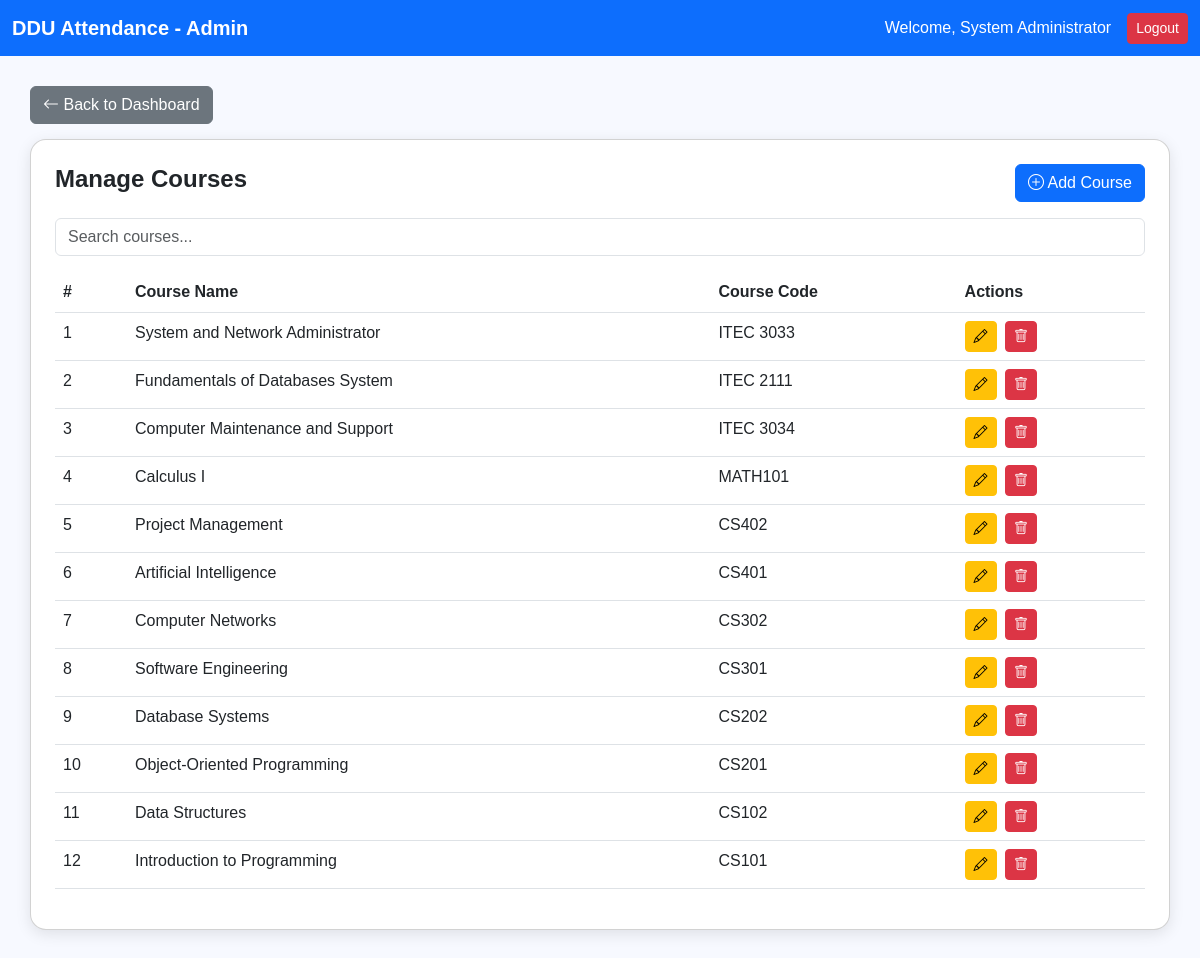
The page /student/my_courses.php (signed in) on the database its author committed.
### tables this page shows
CREATE TABLE `courses` (
  `course_id` int(11) NOT NULL,
  `course_code` varchar(20) NOT NULL,
  `course_name` varchar(100) NOT NULL,
  `credit_hours` int(11) DEFAULT '3',
  `department_id` int(11) DEFAULT NULL,
  `semester` int(11) DEFAULT NULL,
  `year_of_study` int(11) DEFAULT NULL,
  `description` text,
  `created_by` int(11) DEFAULT NULL,
  `is_active` tinyint(1) DEFAULT '1',
  `created_at` timestamp NOT NULL DEFAULT CURRENT_TIMESTAMP,
  `updated_at` timestamp NOT NULL DEFAULT CURRENT_TIMESTAMP ON UPDATE CURRENT_TIMESTAMP
);

### student/my_courses.php (the view, shortened to what this page needs)
<?php
include('../includes/db_connect.php');
$full_name = $_SESSION['full_name'] ?? 'Administrator';
function column_exists($conn, $table, $column) {
    $stmt = $conn->prepare("
        SELECT COUNT(*) AS cnt
        FROM INFORMATION_SCHEMA.COLUMNS
        WHERE TABLE_SCHEMA = DATABASE() AND TABLE_NAME = ? AND COLUMN_NAME = ?
    ");
    $stmt->bind_param('ss', $table, $column);
    $stmt->execute();
    $res = $stmt->get_result();
    $exists = false;
    if ($res && $row = $res->fetch_assoc()) {
        $exists = intval($row['cnt']) > 0;
    }
    return $exists;
}
$has_course_code = column_exists($conn, 'courses', 'course_code');
if ($has_course_code) {
    $sql = "SELECT course_id, course_name, course_code FROM courses ORDER BY course_id DESC";
} else {
    $sql = "SELECT course_id, course_name FROM courses ORDER BY course_id DESC";
}
$courses = $conn->query($sql);
?>
<!doctype html>
<html lang="en">
<head>
<link href="https://cdn.jsdelivr.net/npm/bootstrap@5.3.0/dist/css/bootstrap.min.css" rel="stylesheet">
<link href="https://cdn.jsdelivr.net/npm/bootstrap-icons@1.11.1/font/bootstrap-icons.css" rel="stylesheet">
</head>
<body>
<nav class="navbar navbar-expand-lg navbar-dark">
  <div class="container-fluid">
    <a class="navbar-brand" href="dashboard.php">DDU Attendance - Admin</a>
    <div class="d-flex align-items-center">
      <span class="text-white me-3">Welcome, <?= htmlspecialchars($full_name) ?></span>
      <a href="../logout.php" class="btn btn-danger btn-sm">Logout</a>
    </div>
  </div>
</nav>
<div class="container">
  <a href="dashboard.php" class="btn btn-secondary back-btn"><i class="bi bi-arrow-left"></i> Back to Dashboard</a>
  <div class="card p-4 mb-4">
    <div class="d-flex justify-content-between align-items-center mb-3">
      <h4 class="card-title">Manage Courses</h4>
      <button class="btn btn-primary" data-bs-toggle="modal" data-bs-target="#addCourseModal">
        <i class="bi bi-plus-circle"></i> Add Course
      </button>
    </div>
    <input class="form-control mb-3" id="searchInput" type="text" placeholder="Search courses...">
    <div class="table-responsive">
      <table class="table table-hover" id="coursesTable">
        <thead>
          <tr>
            <th>#</th>
            <th>Course Name</th>
            <?php if ($has_course_code): ?><th>Course Code</th><?php endif; ?>
            <th>Actions</th>
          </tr>
        </thead>
        <tbody>
          <?php $i=1; while($row = $courses->fetch_assoc()): ?>
          <tr>
            <td><?= $i++ ?></td>
            <td><?= htmlspecialchars($row['course_name']) ?></td>
            <?php if ($has_course_code): ?><td><?= htmlspecialchars($row['course_code']) ?></td><?php endif; ?>
            <td>
              <button class="btn btn-sm btn-warning me-1 editBtn"
                data-id="<?= $row['course_id'] ?>"
                data-name="<?= htmlspecialchars($row['course_name']) ?>"
                <?php if ($has_course_code): ?>data-code="<?= htmlspecialchars($row['course_code']) ?>"<?php endif; ?>>
                <i class="bi bi-pencil"></i>
              </button>
              <button class="btn btn-sm btn-danger deleteBtn"
                data-id="<?= $row['course_id'] ?>"
                data-name="<?= htmlspecialchars($row['course_name']) ?>">
                <i class="bi bi-trash"></i>
              </button>
            </td>
          </tr>
          <?php endwhile; ?>
        </tbody>
      </table>
    </div>
  </div>
</div>
</body>
</html>

### student/my_courses.php (style rules this page uses)
body { background: #f7f9ff; font-family: 'Poppins', sans-serif; }
.navbar { background: #0d6efd; }
.navbar-brand { color: #fff !important; font-weight: 600; }
.container { padding: 30px 0; }
.card { border-radius: 16px; box-shadow: 0 4px 15px rgba(0,0,0,0.1); }
.card-title { font-weight: 600; }
.table thead { background: #0d6efd; color: #fff; }
.back-btn { margin-bottom: 15px; }

### rows shown on the page
courses: course_name "System and Network Administrator", course_code "ITEC 3033"
courses: course_name "Fundamentals of Databases System", course_code "ITEC 2111"
courses: course_name "Computer Maintenance and Support", course_code "ITEC 3034"
courses: course_name "Calculus I", course_code "MATH101"
courses: course_name "Project Management", course_code "CS402"
courses: course_name "Artificial Intelligence", course_code "CS401"
courses: course_name "Computer Networks", course_code "CS302"
courses: course_name "Software Engineering", course_code "CS301"
courses: course_name "Database Systems", course_code "CS202"
courses: course_name "Object-Oriented Programming", course_code "CS201"
courses: course_name "Data Structures", course_code "CS102"
courses: course_name "Introduction to Programming", course_code "CS101"

### other values the page prints
$full_name "System Administrator"
